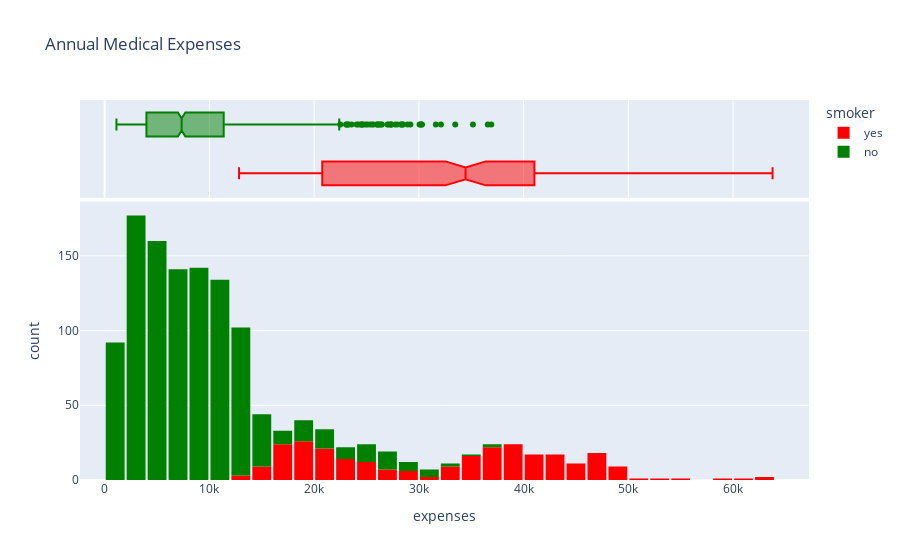

Notebook code cell kept with this figure:
### Markdown cell above
smokers are less as compared to non smokers.

### Code cell
fig = px.histogram(df1,
                    x='expenses',
                    marginal='box',
                    color='smoker',
                    color_discrete_sequence=['red', 'green'],
                    title="Annual Medical Expenses")

fig.update_layout(bargap=0.1)
fig.show()

### Figure 1 — Plotly figure (JSON) as saved in the notebook; plotly's stock layout.template omitted (floating-point values rounded to 4 significant figures; data arrays with more than 128 entries replaced by an {"elided": "..."} marker saying what was removed)
{"data": [{"alignmentgroup": "True", "bingroup": "x", "hovertemplate": "smoker=yes<br>expenses=%{x}<br>count=%{y}<extra></extra>", "legendgroup": "yes", "marker": {"color": "red", "pattern": {"shape": ""}}, "name": "yes", "offsetgroup": "yes", "orientation": "v", "showlegend": true, "type": "histogram", "x": {"elided": "274 float values"}, "xaxis": "x", "yaxis": "y"}, {"alignmentgroup": "True", "hovertemplate": "smoker=yes<br>expenses=%{x}<extra></extra>", "legendgroup": "yes", "marker": {"color": "red"}, "name": "yes", "notched": true, "offsetgroup": "yes", "showlegend": false, "type": "box", "x": {"elided": "274 float values"}, "xaxis": "x2", "yaxis": "y2"}, {"alignmentgroup": "True", "bingroup": "x", "hovertemplate": "smoker=no<br>expenses=%{x}<br>count=%{y}<extra></extra>", "legendgroup": "no", "marker": {"color": "green", "pattern": {"shape": ""}}, "name": "no", "offsetgroup": "no", "orientation": "v", "showlegend": true, "type": "histogram", "x": {"elided": "1064 float values"}, "xaxis": "x", "yaxis": "y"}, {"alignmentgroup": "True", "hovertemplate": "smoker=no<br>expenses=%{x}<extra></extra>", "legendgroup": "no", "marker": {"color": "green"}, "name": "no", "notched": true, "offsetgroup": "no", "showlegend": false, "type": "box", "x": {"elided": "1064 float values"}, "xaxis": "x2", "yaxis": "y2"}], "layout": {"bargap": 0.1, "barmode": "relative", "legend": {"title": {"text": "smoker"}, "tracegroupgap": 0}, "title": {"text": "Annual Medical Expenses"}, "xaxis": {"anchor": "y", "domain": [0, 1], "title": {"text": "expenses"}}, "xaxis2": {"anchor": "y2", "domain": [0, 1], "matches": "x", "showgrid": true, "showticklabels": false}, "yaxis": {"anchor": "x", "domain": [0, 0.7326], "title": {"text": "count"}}, "yaxis2": {"anchor": "x2", "domain": [0.7426, 1], "matches": "y2", "showgrid": false, "showline": false, "showticklabels": false, "ticks": ""}}}
